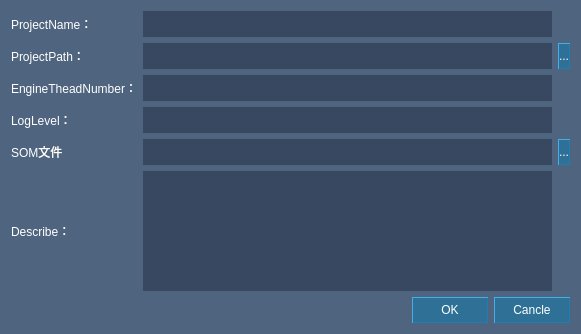
<?xml version="1.0" encoding="UTF-8"?>
<ui version="4.0">
 <class>CSCreateProjectWidget</class>
 <widget class="QDialog" name="CSCreateProjectWidget">
  <property name="geometry">
   <rect>
    <x>0</x>
    <y>0</y>
    <width>581</width>
    <height>334</height>
   </rect>
  </property>
  <property name="windowTitle">
   <string>CreateProject</string>
  </property>
  <property name="styleSheet">
   <string notr="true">QWidget#CSCreateProjectWidget{
	color:#ffffff;
	background-color:#4f647f;
	/*
	border-left:1px solid #44aeea;
	border-right:1px solid #44aeea;
	border-bottom:1px solid #44aeea;
*/
}
</string>
  </property>
  <layout class="QVBoxLayout" name="verticalLayout">
   <item>
    <layout class="QGridLayout" name="gridLayout">
     <item row="0" column="0">
      <widget class="QLabel" name="label">
       <property name="styleSheet">
        <string notr="true">QLabel{
	color:#ffffff;
	background-color:transparent;
}</string>
       </property>
       <property name="text">
        <string>ProjectName：</string>
       </property>
      </widget>
     </item>
     <item row="0" column="1">
      <widget class="QLineEdit" name="project_name_">
       <property name="minimumSize">
        <size>
         <width>0</width>
         <height>26</height>
        </size>
       </property>
       <property name="styleSheet">
        <string notr="true">QLineEdit{
	color:#ffffff;
	background-color:#384861;
	border:0px;
}

QLineEdit:hover{
	color:#ffffff;
	background-color:#384861;
	border:1px solid #2ba3e7;
}</string>
       </property>
      </widget>
     </item>
     <item row="1" column="0">
      <widget class="QLabel" name="label_2">
       <property name="styleSheet">
        <string notr="true">QLabel{
	color:#ffffff;
	background-color:transparent;
}</string>
       </property>
       <property name="text">
        <string>ProjectPath：</string>
       </property>
      </widget>
     </item>
     <item row="1" column="1">
      <widget class="QLineEdit" name="project_path_">
       <property name="minimumSize">
        <size>
         <width>0</width>
         <height>26</height>
        </size>
       </property>
       <property name="styleSheet">
        <string notr="true">QLineEdit{
	color:#ffffff;
	background-color:#384861;
	border:0px;
}

QLineEdit:hover{
	color:#ffffff;
	background-color:#384861;
	border:1px solid #2ba3e7;
}</string>
       </property>
      </widget>
     </item>
     <item row="1" column="2">
      <widget class="QPushButton" name="bt_project_path_">
       <property name="minimumSize">
        <size>
         <width>0</width>
         <height>26</height>
        </size>
       </property>
       <property name="styleSheet">
        <string notr="true">QPushButton{
	color:#ffffff;
	background-color:#2f7196;
	border-top:1px solid #44aeea;
	border-left:1px solid #44aeea;
	border-bottom:1px solid #217cb1;
	border-right:1px solid #217cb1;
}

QPushButton:hover{
	color:#ffffff;
	background-color:#0f8dc8;
}

QPushButton:pressed{
	color:#ffffff;
	background-color:#256081;
	border:1px solid #44aeea;	
}</string>
       </property>
       <property name="text">
        <string>...</string>
       </property>
      </widget>
     </item>
     <item row="2" column="0">
      <widget class="QLabel" name="label_3">
       <property name="styleSheet">
        <string notr="true">QLabel{
	color:#ffffff;
	background-color:transparent;
}</string>
       </property>
       <property name="text">
        <string>EngineTheadNumber：</string>
       </property>
      </widget>
     </item>
     <item row="2" column="1">
      <widget class="QComboBox" name="thread_num_">
       <property name="minimumSize">
        <size>
         <width>0</width>
         <height>26</height>
        </size>
       </property>
       <property name="styleSheet">
        <string notr="true">QComboBox{
	color:#ffffff;
	background-color:#384861;
	border:0px;
}

QComboBox:hover{
	color:#ffffff;
	background-color:#384861;
	border:1px solid #63bbff;
}

QComboBox::down-arrow{	
	image: url(:/images/down_arrow.png);
	background-color:transparent;
}

QComboBox::drop-down{
	border:0px;
	width:26px;
	background-color:transparent;
}

QComboBox::drop-down:hover {
	color:white;
	border:0px;
	width:26px;
    background-color:transparent;
}

QComboBox QAbstractItemView {
	color:#3c3c3c;
	outline:none;
	border:1px solid #63bbff;
    background-color:#f6fafb;
}

QComboBox QAbstractItemView::item {
	outline:none;
	height:26px;
}

QComboBox QAbstractItemView::item:hover {
	color:white;
	outline:none;
	height:26px;
    background-color:#63bbff;	
}
QComboBox QAbstractItemView::item:selected {
	outline:none;
	border:0px;
	height:26px;
	color:#63bbff;
 	outline:none;
}</string>
       </property>
      </widget>
     </item>
     <item row="3" column="0">
      <widget class="QLabel" name="label_4">
       <property name="styleSheet">
        <string notr="true">QLabel{
	color:#ffffff;
	background-color:transparent;
}</string>
       </property>
       <property name="text">
        <string>LogLevel：</string>
       </property>
      </widget>
     </item>
     <item row="3" column="1">
      <widget class="QComboBox" name="log_level_">
       <property name="minimumSize">
        <size>
         <width>0</width>
         <height>26</height>
        </size>
       </property>
       <property name="styleSheet">
        <string notr="true">QComboBox{
	color:#ffffff;
	background-color:#384861;
	border:0px;
}

QComboBox:hover{
	color:#ffffff;
	background-color:#384861;
	border:1px solid #63bbff;
}

QComboBox::down-arrow{	
	image: url(:/images/down_arrow.png);
	background-color:transparent;
}

QComboBox::drop-down{
	border:0px;
	width:26px;
	background-color:transparent;
}

QComboBox::drop-down:hover {
	color:white;
	border:0px;
	width:26px;
    background-color:transparent;
}

QComboBox QAbstractItemView {
	color:#3c3c3c;
	outline:none;
	border:1px solid #63bbff;
    background-color:#f6fafb;
}

QComboBox QAbstractItemView::item {
	outline:none;
	height:26px;
}

QComboBox QAbstractItemView::item:hover {
	color:white;
	outline:none;
	height:26px;
    background-color:#63bbff;	
}
QComboBox QAbstractItemView::item:selected {
	outline:none;
	border:0px;
	height:26px;
	color:#63bbff;
 	outline:none;
}</string>
       </property>
      </widget>
     </item>
     <item row="4" column="0">
      <widget class="QLabel" name="label_5">
       <property name="styleSheet">
        <string notr="true">QLabel{
	color:#ffffff;
	background-color:transparent;
}</string>
       </property>
       <property name="text">
        <string>SOM文件</string>
       </property>
      </widget>
     </item>
     <item row="4" column="1">
      <widget class="QLineEdit" name="lineEdit_3">
       <property name="minimumSize">
        <size>
         <width>0</width>
         <height>26</height>
        </size>
       </property>
       <property name="styleSheet">
        <string notr="true">QLineEdit{
	color:#ffffff;
	background-color:#384861;
	border:0px;
}

QLineEdit:hover{
	color:#ffffff;
	background-color:#384861;
	border:1px solid #2ba3e7;
}</string>
       </property>
      </widget>
     </item>
     <item row="4" column="2">
      <widget class="QPushButton" name="pushButton_2">
       <property name="minimumSize">
        <size>
         <width>0</width>
         <height>26</height>
        </size>
       </property>
       <property name="styleSheet">
        <string notr="true">QPushButton{
	color:#ffffff;
	background-color:#2f7196;
	border-top:1px solid #44aeea;
	border-left:1px solid #44aeea;
	border-bottom:1px solid #217cb1;
	border-right:1px solid #217cb1;
}

QPushButton:hover{
	color:#ffffff;
	background-color:#0f8dc8;
}

QPushButton:pressed{
	color:#ffffff;
	background-color:#256081;
	border:1px solid #44aeea;	
}</string>
       </property>
       <property name="text">
        <string>...</string>
       </property>
      </widget>
     </item>
     <item row="5" column="0">
      <widget class="QLabel" name="label_6">
       <property name="styleSheet">
        <string notr="true">QLabel{
	color:#ffffff;
	background-color:transparent;
}</string>
       </property>
       <property name="text">
        <string>Describe：</string>
       </property>
      </widget>
     </item>
     <item row="5" column="1">
      <widget class="QTextEdit" name="describe_">
       <property name="styleSheet">
        <string notr="true">QTextEdit{		
	color:#ffffff;
	font-family:&quot;等线&quot;;
	font-size:15px;
	background-color:#384861;
	border:0px;
}

QTextEdit:hover{		
	color:#ffffff;
	font-family:&quot;等线&quot;;
	font-size:15px;
	background-color:#384861;
	border:1px solid #2ba3e7;
}</string>
       </property>
      </widget>
     </item>
    </layout>
   </item>
   <item>
    <layout class="QHBoxLayout" name="horizontalLayout">
     <item>
      <spacer name="horizontalSpacer">
       <property name="orientation">
        <enum>Qt::Horizontal</enum>
       </property>
       <property name="sizeHint" stdset="0">
        <size>
         <width>40</width>
         <height>20</height>
        </size>
       </property>
      </spacer>
     </item>
     <item>
      <widget class="QPushButton" name="bt_ok_">
       <property name="minimumSize">
        <size>
         <width>76</width>
         <height>26</height>
        </size>
       </property>
       <property name="styleSheet">
        <string notr="true">QPushButton{
	color:#ffffff;
	background-color:#2f7196;
	border-top:1px solid #44aeea;
	border-left:1px solid #44aeea;
	border-bottom:1px solid #217cb1;
	border-right:1px solid #217cb1;
}

QPushButton:hover{
	color:#ffffff;
	background-color:#0f8dc8;
}

QPushButton:pressed{
	color:#ffffff;
	background-color:#256081;
	border:1px solid #44aeea;	
}</string>
       </property>
       <property name="text">
        <string>OK</string>
       </property>
      </widget>
     </item>
     <item>
      <widget class="QPushButton" name="bt_cancle_">
       <property name="minimumSize">
        <size>
         <width>76</width>
         <height>26</height>
        </size>
       </property>
       <property name="styleSheet">
        <string notr="true">QPushButton{
	color:#ffffff;
	background-color:#2f7196;
	border-top:1px solid #44aeea;
	border-left:1px solid #44aeea;
	border-bottom:1px solid #217cb1;
	border-right:1px solid #217cb1;
}

QPushButton:hover{
	color:#ffffff;
	background-color:#0f8dc8;
}

QPushButton:pressed{
	color:#ffffff;
	background-color:#256081;
	border:1px solid #44aeea;	
}</string>
       </property>
       <property name="text">
        <string>Cancle</string>
       </property>
      </widget>
     </item>
    </layout>
   </item>
  </layout>
 </widget>
 <resources>
  <include location="ui.qrc"/>
 </resources>
 <connections/>
</ui>
